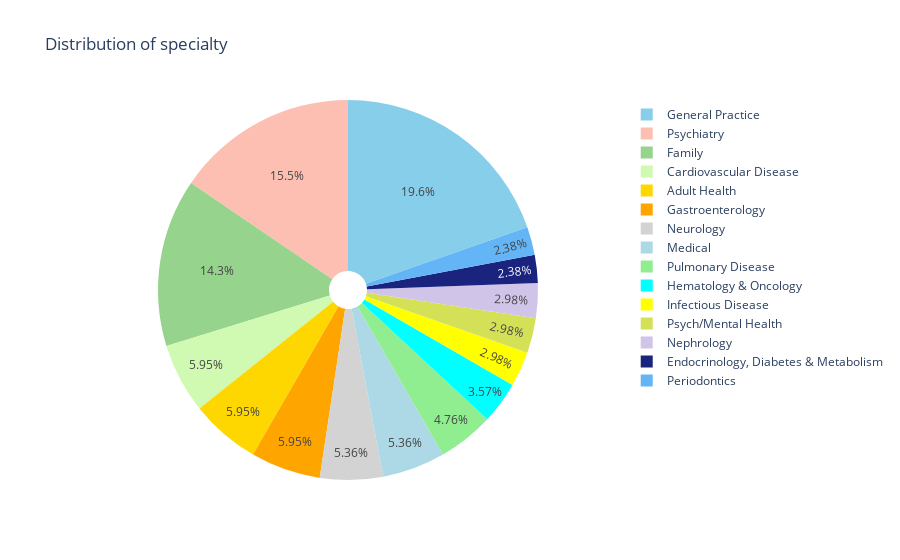

Notebook source saved alongside this figure:
### Code cell
F=data['specialty'].value_counts().sort_values(ascending=False)[:15]
label=F.index
size=F.values
colors = ['skyblue', '#FEBFB3', '#96D38C', '#D0F9B1', 'gold', 'orange', 'lightgrey', 
          'lightblue','lightgreen','aqua','yellow','#D4E157','#D1C4E9','#1A237E','#64B5F6','#009688',
          '#1DE9B6','#66BB6A','#689F38','#FFB300']
trace =go.Pie(labels=label, values=size, marker=dict(colors=colors), hole=.1)
data_trace = [trace]
layout = go.Layout(title='Distribution of specialty')
fig=go.Figure(data=data_trace,layout=layout)
py.iplot(fig)

### Figure 1 — Plotly figure (JSON) as saved in the notebook; plotly's stock layout.template omitted (floating-point values rounded to 4 significant figures)
{"data": [{"hole": 0.1, "labels": ["General Practice", "Psychiatry", "Family", "Cardiovascular Disease", "Adult Health", "Gastroenterology", "Neurology", "Medical", "Pulmonary Disease", "Hematology & Oncology", "Infectious Disease", "Psych/Mental Health", "Nephrology", "Endocrinology, Diabetes & Metabolism", "Periodontics"], "marker": {"colors": ["skyblue", "#FEBFB3", "#96D38C", "#D0F9B1", "gold", "orange", "lightgrey", "lightblue", "lightgreen", "aqua", "yellow", "#D4E157", "#D1C4E9", "#1A237E", "#64B5F6", "#009688", "#1DE9B6", "#66BB6A", "#689F38", "#FFB300"]}, "type": "pie", "values": [33, 26, 24, 10, 10, 10, 9, 9, 8, 6, 5, 5, 5, 4, 4]}], "layout": {"title": {"text": "Distribution of specialty"}}}
